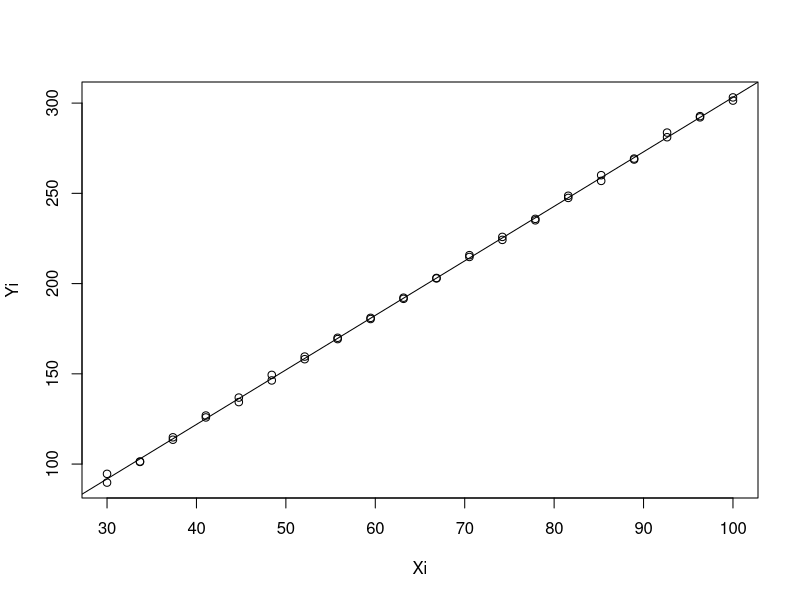
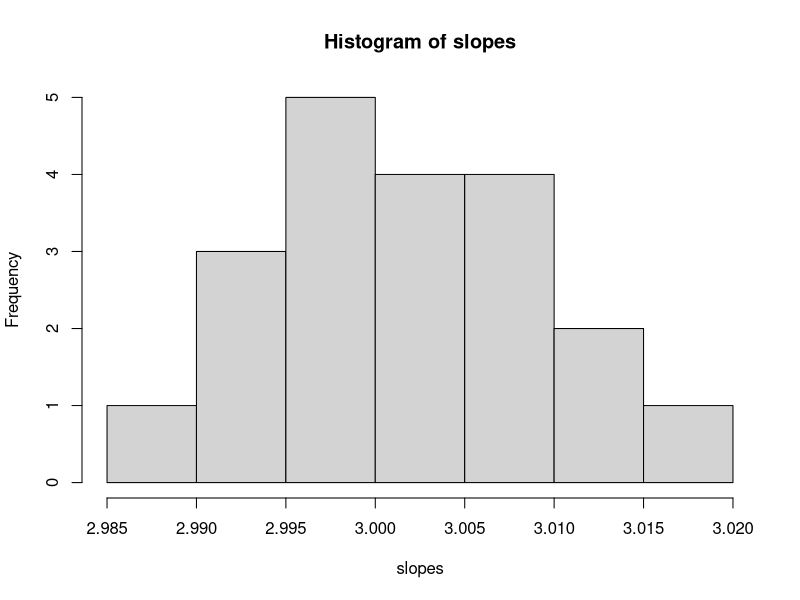
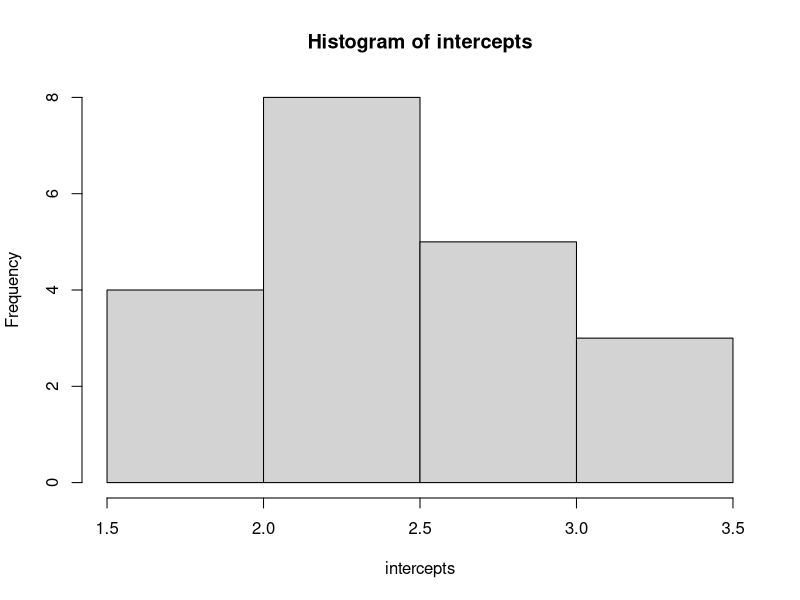
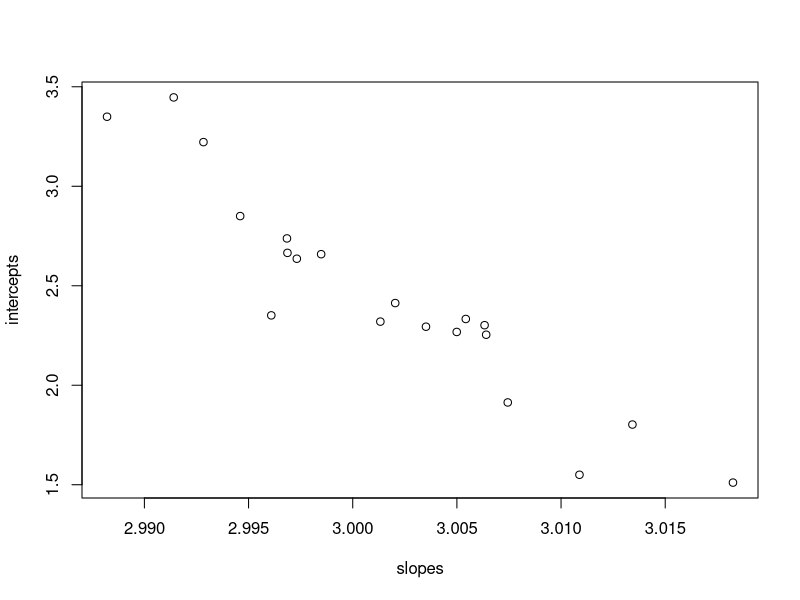

Generate these figures, in order, with R:
library(tidyverse)

N <- 20
by <- 10
storage <- rep(NA,N)




for (i in 1:N){
  storage[i] <- by*i
  cat("i =", i, " and ", by, "*i =", by*i, " was saved in storage[", i, "]\n")
}


#Generate data

b0Law <- 2.5
b1Law <- 3

n <- 40
#spaces x values out evenly
#sequence( start at 30, end at 100, 
#get n(in this case 40) values spread out evenly across the range, gets 2 per x)
Xi <- rep(seq(30, 100, length.out=n/2), each=2) #n must be even.
#calculates y value
Yi <- b0Law + b1Law*Xi + rnorm(n, 0, 1.2)




mylm <- lm(Yi ~ Xi)
coef(mylm)
coef(mylm)[1] #intercept only
coef(mylm)[2] #slope only

plot(Yi~Xi)
abline(mylm)
##########################
N <- 20

slopes <- rep(NA,N)
intercepts <- rep(NA,N)

for (i in 1:N){
  v <- 40
  #spaces x values out evenly
  #sequence( start at 30, end at 100, 
  #get n(in this case 40) values spread out evenly across the range, gets 2 per x)
  Xi <- rep(seq(30, 100, length.out=v/2), each=2) #n must be even.
  #calculates y value
  Yi <- b0Law + b1Law*Xi + rnorm(v, 0, 1.2)
  mylm <- lm(Yi ~ Xi)
  slopes[i] <- coef(mylm)[2] #slope only
  intercepts[i] <- coef(mylm)[1] #intercept only
  
}
intercepts
slopes
hist(slopes)
hist(intercepts)


plot(intercepts~slopes)





